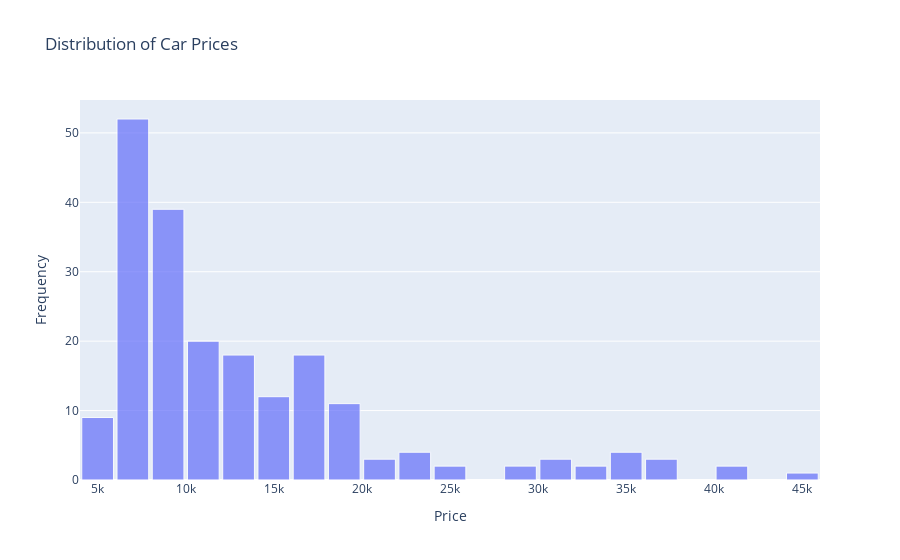

The code cell stored with this chart in its notebook:
### Code cell
#Menampilkan distribusi harga mobil dalam histogram
fig = px.histogram(data, x='price', nbins=30,
                   title='Distribution of Car Prices',
                   labels={'price': 'Price', 'count': 'Frequency'},
                   opacity=0.7)

fig.update_layout(
    xaxis_title='Price',
    yaxis_title='Frequency',
    bargap=0.1,
)

fig.update_traces(marker_line_width=1, marker_line_color="white")
fig.show()

### Figure 1 — Plotly figure (JSON) as saved in the notebook; plotly's stock layout.template omitted (floating-point values rounded to 4 significant figures; data arrays with more than 128 entries replaced by an {"elided": "..."} marker saying what was removed)
{"data": [{"alignmentgroup": "True", "bingroup": "x", "hovertemplate": "Price=%{x}<br>count=%{y}<extra></extra>", "legendgroup": "", "marker": {"color": "#636efa", "line": {"color": "white", "width": 1}, "opacity": 0.7, "pattern": {"shape": ""}}, "name": "", "nbinsx": 30, "offsetgroup": "", "orientation": "v", "showlegend": false, "type": "histogram", "x": {"elided": "205 float values"}, "xaxis": "x", "yaxis": "y"}], "layout": {"bargap": 0.1, "barmode": "relative", "legend": {"tracegroupgap": 0}, "title": {"text": "Distribution of Car Prices"}, "xaxis": {"anchor": "y", "domain": [0, 1], "title": {"text": "Price"}}, "yaxis": {"anchor": "x", "domain": [0, 1], "title": {"text": "Frequency"}}}}
